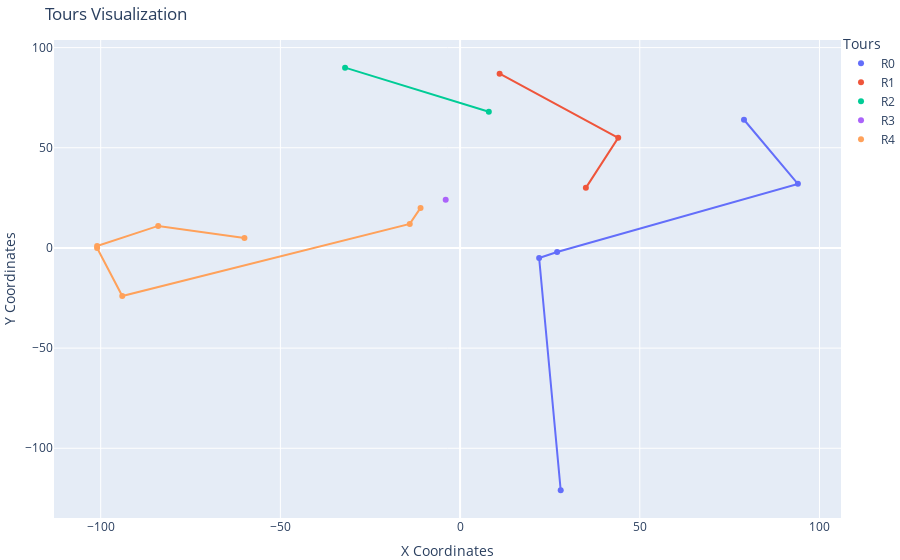

The cell this chart's notebook holds for it:
### Code cell
importlib.reload(f)
fig = f.plot_tours(tours, coordinates)
fig.show()

### Figure 1 — Plotly figure (JSON) as saved in the notebook; plotly's stock layout.template omitted (floating-point values rounded to 4 significant figures)
{"data": [{"marker": {"color": "#636EFA"}, "mode": "markers", "name": "R0", "type": "scatter", "x": [79, 94, 27, 22, 28], "y": [64, 32, -2, -5, -121]}, {"line": {"color": "#636EFA"}, "mode": "lines", "showlegend": false, "type": "scatter", "x": [79, 94, 27, 22, 28], "y": [64, 32, -2, -5, -121]}, {"marker": {"color": "#EF553B"}, "mode": "markers", "name": "R1", "type": "scatter", "x": [11, 44, 35], "y": [87, 55, 30]}, {"line": {"color": "#EF553B"}, "mode": "lines", "showlegend": false, "type": "scatter", "x": [11, 44, 35], "y": [87, 55, 30]}, {"marker": {"color": "#00CC96"}, "mode": "markers", "name": "R2", "type": "scatter", "x": [8, -32], "y": [68, 90]}, {"line": {"color": "#00CC96"}, "mode": "lines", "showlegend": false, "type": "scatter", "x": [8, -32], "y": [68, 90]}, {"marker": {"color": "#AB63FA"}, "mode": "markers", "name": "R3", "type": "scatter", "x": [-4], "y": [24]}, {"line": {"color": "#AB63FA"}, "mode": "lines", "showlegend": false, "type": "scatter", "x": [-4], "y": [24]}, {"marker": {"color": "#FFA15A"}, "mode": "markers", "name": "R4", "type": "scatter", "x": [-11, -14, -94, -101, -101, -84, -60], "y": [20, 12, -24, 0, 1, 11, 5]}, {"line": {"color": "#FFA15A"}, "mode": "lines", "showlegend": false, "type": "scatter", "x": [-11, -14, -94, -101, -101, -84, -60], "y": [20, 12, -24, 0, 1, 11, 5]}], "layout": {"legend": {"bgcolor": "rgba(255, 255, 255, 0.5)", "title": {"text": "Tours"}, "x": 1, "xanchor": "left", "y": 1.02, "yanchor": "top"}, "margin": {"b": 0, "l": 0, "r": 0, "t": 40}, "title": {"text": "Tours Visualization"}, "xaxis": {"title": {"text": "X Coordinates"}}, "yaxis": {"title": {"text": "Y Coordinates"}}}}
